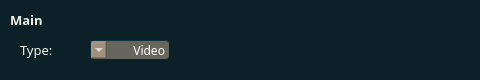
   <widget class="QWidget" name="downloadType" native="true">
    <property name="geometry">
     <rect>
      <x>20</x>
      <y>90</y>
      <width>480</width>
      <height>80</height>
     </rect>
    </property>
    <property name="sizePolicy">
     <sizepolicy hsizetype="Fixed" vsizetype="Fixed">
      <horstretch>0</horstretch>
      <verstretch>0</verstretch>
     </sizepolicy>
    </property>
    <property name="toolTip">
     <string notr="true"/>
    </property>
    <property name="statusTip">
     <string notr="true"/>
    </property>
    <property name="whatsThis">
     <string notr="true"/>
    </property>
    <property name="styleSheet">
     <string notr="true">background-color: rgb(11, 32, 39);</string>
    </property>
    <widget class="QLabel" name="msgCategMain">
     <property name="enabled">
      <bool>true</bool>
     </property>
     <property name="geometry">
      <rect>
       <x>10</x>
       <y>10</y>
       <width>40</width>
       <height>20</height>
      </rect>
     </property>
     <property name="sizePolicy">
      <sizepolicy hsizetype="Fixed" vsizetype="Fixed">
       <horstretch>0</horstretch>
       <verstretch>0</verstretch>
      </sizepolicy>
     </property>
     <property name="font">
      <font>
       <family>Quicksand Medium</family>
       <pointsize>10</pointsize>
       <weight>75</weight>
       <italic>false</italic>
       <bold>true</bold>
      </font>
     </property>
     <property name="toolTip">
      <string notr="true"/>
     </property>
     <property name="statusTip">
      <string notr="true"/>
     </property>
     <property name="whatsThis">
      <string notr="true"/>
     </property>
     <property name="autoFillBackground">
      <bool>false</bool>
     </property>
     <property name="styleSheet">
      <string notr="true">font: bold 10pt &quot;Quicksand Medium&quot;; color: rgb(241, 241, 229);</string>
     </property>
     <property name="frameShape">
      <enum>QFrame::NoFrame</enum>
     </property>
     <property name="frameShadow">
      <enum>QFrame::Plain</enum>
     </property>
     <property name="text">
      <string notr="true">Main</string>
     </property>
     <property name="alignment">
      <set>Qt::AlignLeading|Qt::AlignLeft|Qt::AlignVCenter</set>
     </property>
     <property name="textInteractionFlags">
      <set>Qt::NoTextInteraction</set>
     </property>
    </widget>
    <widget class="QLabel" name="msgDownloadType">
     <property name="enabled">
      <bool>true</bool>
     </property>
     <property name="geometry">
      <rect>
       <x>20</x>
       <y>40</y>
       <width>40</width>
       <height>20</height>
      </rect>
     </property>
     <property name="sizePolicy">
      <sizepolicy hsizetype="Fixed" vsizetype="Fixed">
       <horstretch>0</horstretch>
       <verstretch>0</verstretch>
      </sizepolicy>
     </property>
     <property name="font">
      <font>
       <family>Quicksand Medium</family>
       <pointsize>10</pointsize>
       <weight>50</weight>
       <italic>false</italic>
       <bold>false</bold>
      </font>
     </property>
     <property name="toolTip">
      <string notr="true"/>
     </property>
     <property name="statusTip">
      <string notr="true"/>
     </property>
     <property name="whatsThis">
      <string notr="true"/>
     </property>
     <property name="autoFillBackground">
      <bool>false</bool>
     </property>
     <property name="styleSheet">
      <string notr="true">font: 10pt &quot;Quicksand Medium&quot;; color: rgb(241, 241, 229);</string>
     </property>
     <property name="frameShape">
      <enum>QFrame::NoFrame</enum>
     </property>
     <property name="frameShadow">
      <enum>QFrame::Plain</enum>
     </property>
     <property name="text">
      <string notr="true">Type:</string>
     </property>
     <property name="alignment">
      <set>Qt::AlignLeading|Qt::AlignLeft|Qt::AlignVCenter</set>
     </property>
     <property name="textInteractionFlags">
      <set>Qt::NoTextInteraction</set>
     </property>
    </widget>
    <widget class="QComboBox" name="listDownloadType">
     <property name="geometry">
      <rect>
       <x>90</x>
       <y>40</y>
       <width>80</width>
       <height>20</height>
      </rect>
     </property>
     <property name="sizePolicy">
      <sizepolicy hsizetype="Fixed" vsizetype="Fixed">
       <horstretch>0</horstretch>
       <verstretch>0</verstretch>
      </sizepolicy>
     </property>
     <property name="font">
      <font>
       <family>Quicksand Medium</family>
       <pointsize>9</pointsize>
       <weight>50</weight>
       <bold>false</bold>
      </font>
     </property>
     <property name="cursor">
      <cursorShape>PointingHandCursor</cursorShape>
     </property>
     <property name="toolTip">
      <string notr="true"/>
     </property>
     <property name="statusTip">
      <string notr="true"/>
     </property>
     <property name="whatsThis">
      <string notr="true"/>
     </property>
     <property name="layoutDirection">
      <enum>Qt::RightToLeft</enum>
     </property>
     <property name="styleSheet">
      <string notr="true">color: rgb(255, 255, 255); background-color: rgba(245, 212, 176, 100); border-color: rgb(11, 32, 39); border-style: outset; border-width: 1px; border-radius: 4px;</string>
     </property>
     <property name="currentText">
      <string notr="true">Video</string>
     </property>
     <property name="duplicatesEnabled">
      <bool>false</bool>
     </property>
     <property name="frame">
      <bool>true</bool>
     </property>
     <item>
      <property name="text">
       <string notr="true">Video</string>
      </property>
     </item>
     <item>
      <property name="text">
       <string notr="true">Audio</string>
      </property>
     </item>
    </widget>
   </widget>
